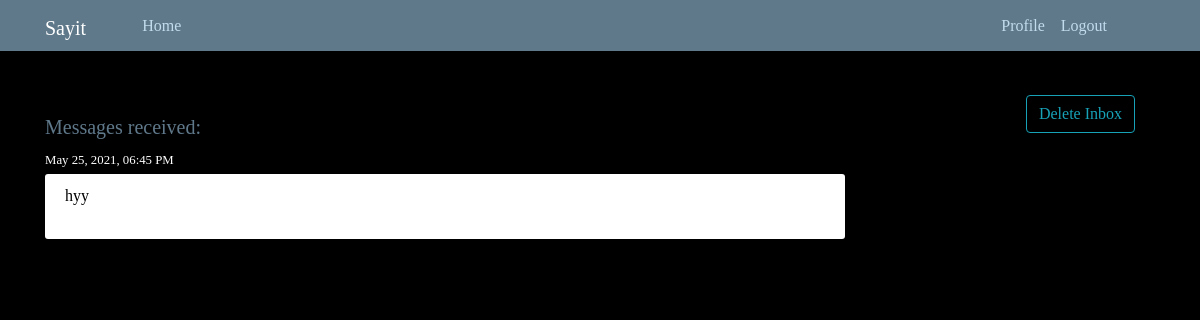
Page /message_view/20/EHXKGRONGBQYAKCY/ (signed in) on the earlier database version.
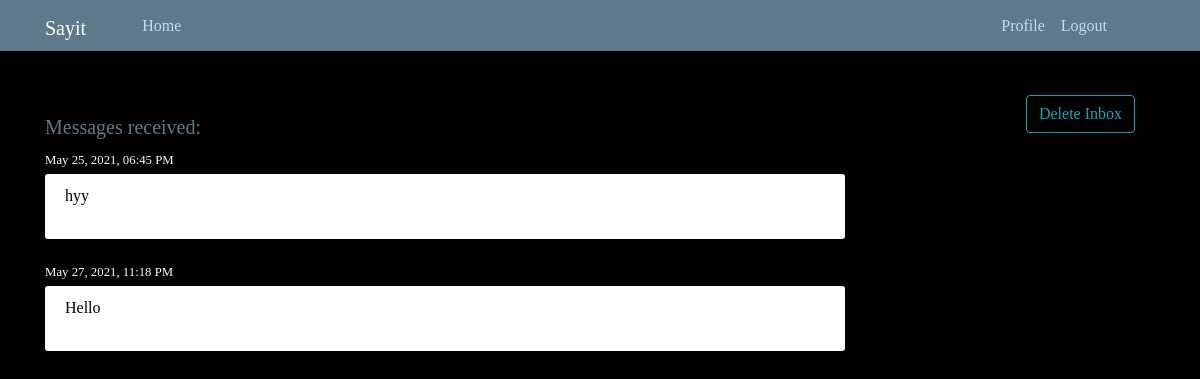
Same page on the later database version.
### user/models.py (models this page shows, shortened)
class Post(models.Model):
    content = models.TextField()
    date_posted = models.DateTimeField(auto_now_add=True)
    inbox_url = models.CharField(max_length=100, null=True, blank=True)

### user/views.py (the view, shortened to what this page needs)
# urls.py: path('message_view/<int:pk>/<str:message>/', MsgListView.as_view(), name='message-view'),
class MsgListView(LoginRequiredMixin, UserPassesTestMixin, ListView):
    model = Post
    template_name = 'user/inbox.html'
    ordering = ['-date_posted']
    def test_func(self):
        try:
            if Inbox.objects.get(inbox_url=self.kwargs.get('message')).user.user == self.request.user:
                return True
            else:
                return False
        except:
            return True
    def get_context_data(self, **kwargs):
        context = super().get_context_data(**kwargs)
        posts = Post.objects.filter(inbox_url=self.kwargs.get('message'))
        if self.kwargs.get('message') == 'None':
            context['message_box'] = False
        else:
            context['posts'] = posts
            context['first_post'] = posts.first()
            context['message_box'] = True
        return context

### user/templates/user/inbox.html (shortened to what this page needs)
{% extends 'user/base.html' %}
{% load static %}
{% block bodyContent %}
    <div>
        <form method="POST" enctype="multipart/form-data">
            <button class="btn btn-outline-info dlt-inbox" type="submit" name="delete-inbox" value="delete-inbox">Delete Inbox</button>
        </form>
        <h5 class="message-rcvd" style="color:#5f788a">Messages received:</h5>
        {% if message_box is False %}
            <h1 class="article-content no-msg">You need to generate link first!</h1>
        {% else %}
            {% if first_post is None %}
                <h1 class="article-content no-msg">You haven't receieved any message</h1>
            {% else %}
                {% for post in posts %}
                    <small class="datetime" >{{ post.date_posted|date:"F d, Y, h:i A" }}</small>
                    <article class="media content-section">
                    <div class="media-body">
                        <p class="article-content inbox-content" >{{ post.content }}</p>
                    </div>
                    </article>
                {% endfor %}
            {% endif %}
        {% endif %}
    </div>
{% endblock bodyContent %}

Differences in the rows shown:
added Post: date_posted "May 27, 2021, 11:18 PM", content "Hello"
